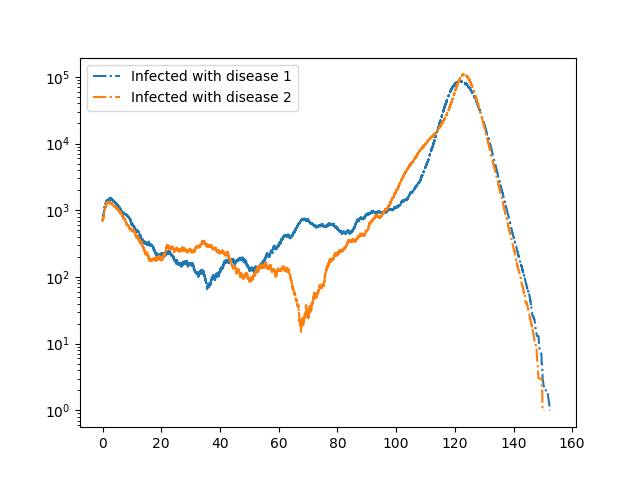

Recreate this plot in Python.
r'''We consider two diseases that cooperate in the sense that if an individual has
recovered from one disease, then if it is infected with the other disease it
transmits with higher rate and it remains infectious longer.  This is a bit
unrealistic, but could correspond to an individual having a more mild infection
resulting in the individual remaining active in the population rather than
self-isolating at home.'''

import EoN
import networkx as nx
from collections import defaultdict
import matplotlib.pyplot as plt

N = 1000000
G = nx.fast_gnp_random_graph(N, 5./(N-1))

H = nx.DiGraph()  #DiGraph showing possible transitions that don't require an interaction
H.add_node('SS')
H.add_edge('SI', 'SR', rate = 1)
H.add_edge('IS', 'RS', rate = 1)
H.add_edge('II', 'IR', rate = 1)
H.add_edge('II', 'RI', rate = 1)
H.add_edge('IR', 'RR', rate = 0.5)
H.add_edge('RI', 'RR', rate = 0.5)

J = nx.DiGraph()    #DiGraph showing transitions that do require an interaction.
J.add_edge(('SI', 'SS'), ('SI', 'SI'), rate = 0.2)
J.add_edge(('SI', 'IS'), ('SI', 'II'), rate = 0.2)
J.add_edge(('SI', 'RS'), ('SI', 'RI'), rate = 0.2)
J.add_edge(('II', 'SS'), ('II', 'SI'), rate = 0.2)
J.add_edge(('II', 'IS'), ('II', 'II'), rate = 0.2)
J.add_edge(('II', 'RS'), ('II', 'RI'), rate = 0.2)
J.add_edge(('RI', 'SS'), ('RI', 'SI'), rate = 1)
J.add_edge(('RI', 'IS'), ('RI', 'II'), rate = 1)
J.add_edge(('RI', 'RS'), ('RI', 'RI'), rate = 1)
J.add_edge(('IS', 'SS'), ('IS', 'IS'), rate = 0.2)
J.add_edge(('IS', 'SI'), ('IS', 'II'), rate = 0.2)
J.add_edge(('IS', 'SR'), ('IS', 'IR'), rate = 0.2)
J.add_edge(('II', 'SS'), ('II', 'IS'), rate = 0.2)
J.add_edge(('II', 'SI'), ('II', 'II'), rate = 0.2)
J.add_edge(('II', 'SR'), ('II', 'IR'), rate = 0.2)
J.add_edge(('IR', 'SS'), ('IR', 'IS'), rate = 1)
J.add_edge(('IR', 'SI'), ('IR', 'II'), rate = 1)
J.add_edge(('IR', 'SR'), ('IR', 'IR'), rate = 1)


return_statuses = ('SS', 'SI', 'SR', 'IS', 'II', 'IR', 'RS', 'RI', 'RR')

initial_size = 700
IC = defaultdict(lambda: 'SS')
for node in range(initial_size):
    IC[node] = 'II'


t, SS, SI, SR, IS, II, IR, RS, RI, RR = EoN.Gillespie_Arbitrary(G, H, J, IC, return_statuses, 
                                        tmax = float('Inf'))    

plt.semilogy(t, IS+II+IR, '-.', label = 'Infected with disease 1')
plt.semilogy(t, SI+II+RI, '-.', label = 'Infected with disease 2') 

plt.legend()
plt.savefig('Cooperate.png')